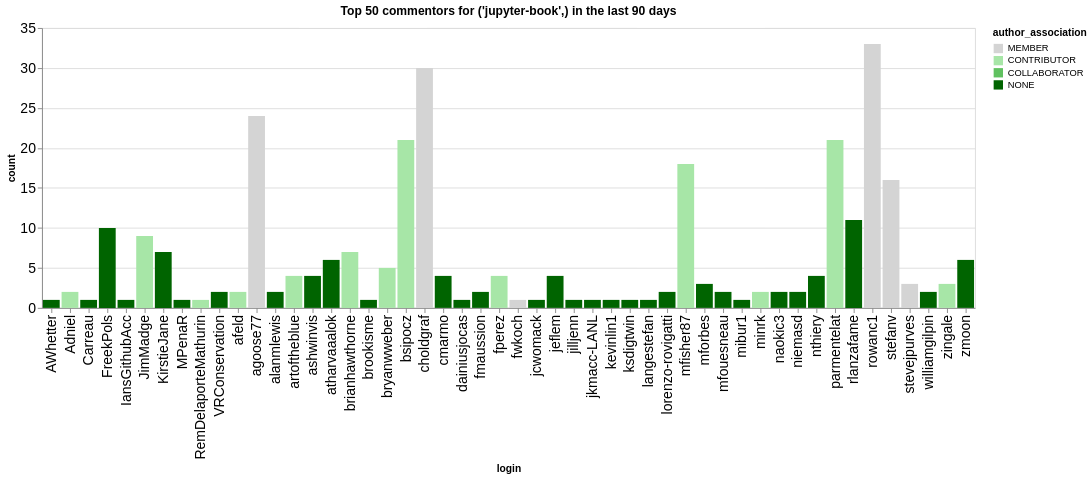

Here is the notebook cell this chart was saved with:
### Code cell
n_plot = 50
charts = []
for ii, (iorg, idata) in enumerate(commentors.groupby(['org'])):
    title = f"Top {n_plot} commentors for {iorg} in the last {n_days} days"
    idata = idata.groupby('login', as_index=False).agg({'count': 'sum', 'author_association': 'first'})
    idata = idata.sort_values('count', ascending=False).head(n_plot)
    ch = alt.Chart(data=idata.head(n_plot), title=title).mark_bar().encode(
        x='login',
        y='count',
        color=alt.Color('author_association', scale=alt.Scale(domain=author_types, range=author_colors))
    )
    charts.append(ch)
alt.hconcat(*charts)

### Figure 1 — Vega-Lite specification as saved in the notebook (floating-point values rounded to 4 significant figures)
{"config": {"axisLeft": {"labelFontSize": 15}, "axisBottom": {"labelFontSize": 15}}, "hconcat": [{"mark": {"type": "bar"}, "encoding": {"color": {"field": "author_association", "scale": {"domain": ["MEMBER", "CONTRIBUTOR", "COLLABORATOR", "NONE"], "range": ["rgb(211.82745098039214, 211.82745098039214, 211.82745098039214)", "rgb(166.98562091503268, 229.89803921568628, 166.98562091503268)", "rgb(96.37647058823529, 192.75294117647059, 96.37647058823529)", "rgb(0.0, 100.3921568627451, 0.0)"]}, "type": "nominal"}, "x": {"field": "login", "type": "nominal"}, "y": {"field": "count", "type": "quantitative"}}, "title": "Top 50 commentors for ('jupyter-book',) in the last 90 days"}], "data": {"name": "data-f0e8241f036fce217668a3c9b4d7da81"}, "$schema": "https://vega.github.io/schema/vega-lite/v5.20.1.json", "datasets": {"data-f0e8241f036fce217668a3c9b4d7da81": [{"login": "rowanc1", "count": 33, "author_association": "MEMBER"}, {"login": "choldgraf", "count": 30, "author_association": "MEMBER"}, {"login": "agoose77", "count": 24, "author_association": "MEMBER"}, {"login": "bsipocz", "count": 21, "author_association": "CONTRIBUTOR"}, {"login": "parmentelat", "count": 21, "author_association": "CONTRIBUTOR"}, {"login": "mfisher87", "count": 18, "author_association": "CONTRIBUTOR"}, {"login": "stefanv", "count": 16, "author_association": "MEMBER"}, {"login": "rlanzafame", "count": 11, "author_association": "NONE"}, {"login": "FreekPols", "count": 10, "author_association": "NONE"}, {"login": "JimMadge", "count": 9, "author_association": "CONTRIBUTOR"}, {"login": "brianhawthorne", "count": 7, "author_association": "CONTRIBUTOR"}, {"login": "KirstieJane", "count": 7, "author_association": "NONE"}, {"login": "zmoon", "count": 6, "author_association": "NONE"}, {"login": "atharvaaalok", "count": 6, "author_association": "NONE"}, {"login": "bryanwweber", "count": 5, "author_association": "CONTRIBUTOR"}, {"login": "nthiery", "count": 4, "author_association": "NONE"}, {"login": "artoftheblue", "count": 4, "author_association": "CONTRIBUTOR"}, {"login": "cmarmo", "count": 4, "author_association": "NONE"}, {"login": "ashwinvis", "count": 4, "author_association": "NONE"}, {"login": "fperez", "count": 4, "author_association": "CONTRIBUTOR"}, {"login": "jeflem", "count": 4, "author_association": "NONE"}, {"login": "mforbes", "count": 3, "author_association": "NONE"}, {"login": "zingale", "count": 3, "author_association": "CONTRIBUTOR"}, {"login": "stevejpurves", "count": 3, "author_association": "MEMBER"}, {"login": "mfouesneau", "count": 2, "author_association": "NONE"}, {"login": "Adniel", "count": 2, "author_association": "CONTRIBUTOR"}, {"login": "lorenzo-rovigatti", "count": 2, "author_association": "NONE"}, {"login": "alanmlewis", "count": 2, "author_association": "NONE"}, {"login": "fmaussion", "count": 2, "author_association": "NONE"}, {"login": "naokic3", "count": 2, "author_association": "NONE"}, {"login": "niemasd", "count": 2, "author_association": "NONE"}, {"login": "williamgilpin", "count": 2, "author_association": "NONE"}, {"login": "VRConservation", "count": 2, "author_association": "NONE"}, {"login": "afeld", "count": 2, "author_association": "CONTRIBUTOR"}, {"login": "minrk", "count": 2, "author_association": "CONTRIBUTOR"}, {"login": "AWhetter", "count": 1, "author_association": "NONE"}, {"login": "langestefan", "count": 1, "author_association": "NONE"}, {"login": "jkmacc-LANL", "count": 1, "author_association": "NONE"}, {"login": "jcwomack", "count": 1, "author_association": "NONE"}, {"login": "ksdigtwin", "count": 1, "author_association": "NONE"}, {"login": "kevinlin1", "count": 1, "author_association": "NONE"}, {"login": "fwkoch", "count": 1, "author_association": "MEMBER"}, {"login": "RemDelaporteMathurin", "count": 1, "author_association": "CONTRIBUTOR"}, {"login": "MPenaR", "count": 1, "author_association": "NONE"}, {"login": "Carreau", "count": 1, "author_association": "NONE"}, {"login": "IansGithubAcc", "count": 1, "author_association": "NONE"}, {"login": "brookisme", "count": 1, "author_association": "NONE"}, {"login": "jilljenn", "count": 1, "author_association": "NONE"}, {"login": "dainiusjocas", "count": 1, "author_association": "NONE"}, {"login": "mibur1", "count": 1, "author_association": "NONE"}]}}
